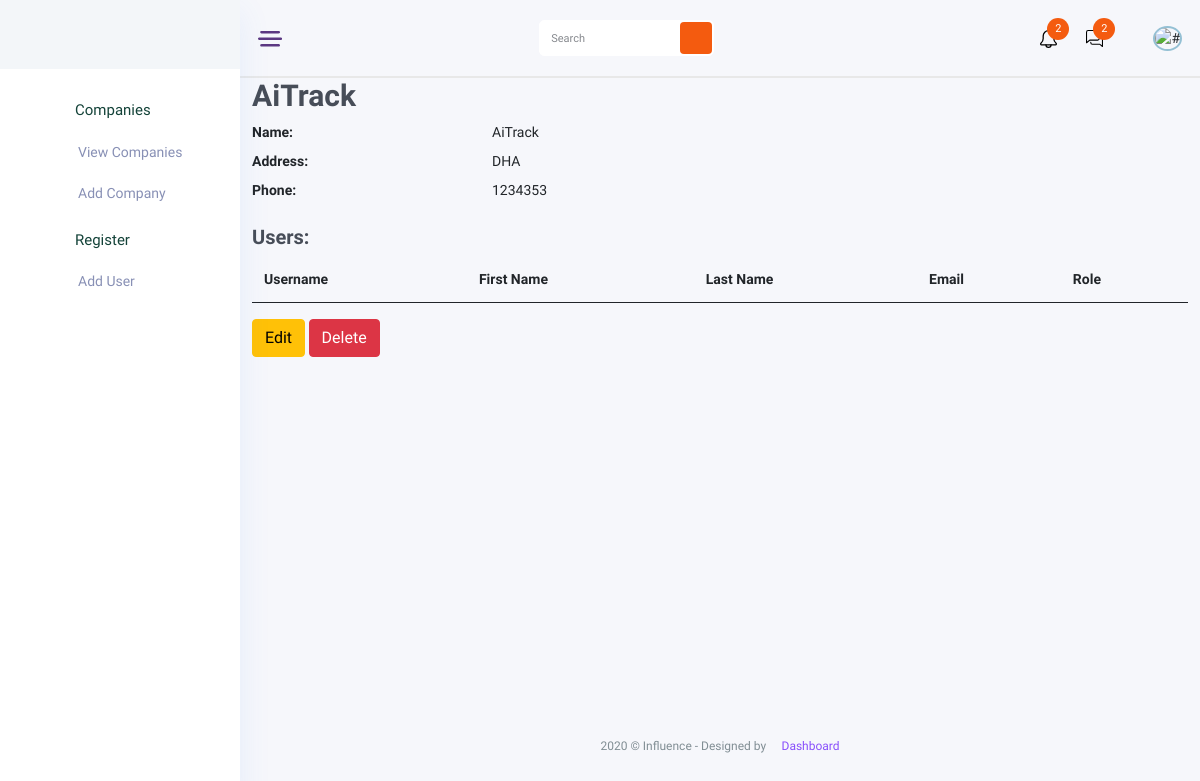
The app's page /companies/1/ (signed in), older data.
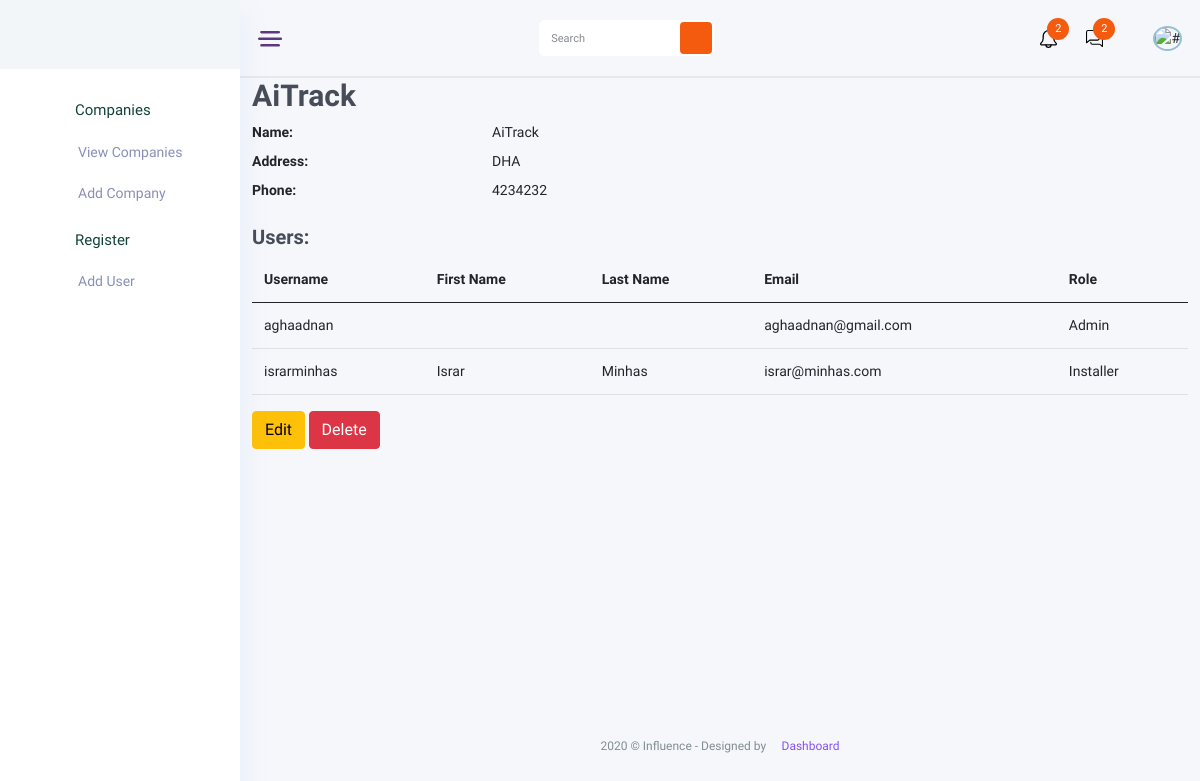
The same page, newer data.
### companies/models.py (models this page shows, shortened)
class Company(models.Model):
    name = models.CharField(max_length=255)
    address = models.CharField(max_length=255)
    phone = models.CharField(max_length=20)
    owner = models.ForeignKey(settings.AUTH_USER_MODEL, on_delete=models.CASCADE, related_name='owned_companies')

### accounts/models.py (models this page shows)
class UserProfile(AbstractUser):
    is_manager  = models.BooleanField(default=False)
    is_admin    = models.BooleanField(default=False)
    is_installer = models.BooleanField(default=False)
    is_agent = models.BooleanField(default=False)
    company = models.ForeignKey(Company, on_delete=models.CASCADE, null=True, related_name='owned_companies')

### companies/views.py (the view)
# urls.py: path('<int:pk>/', views.company_detail, name='company_detail'),
@login_required
def company_detail(request, pk):
    company = get_object_or_404(Company, pk=pk, owner=request.user)
    users = UserProfile.objects.filter(company=company)
    return render(request, 'companies/company_detail.html', {'company': company, 'users': users})

### companies/templates/companies/company_detail.html (shortened to what this page needs)
{% extends 'base.html' %}
{% block content %}
<div class="container">
  <div class="row">
    <div class="col-md-12">
      <h2>{{ company.name }}</h2>
      <dl class="row">
        <dt class="col-sm-3">Name:</dt>
        <dd class="col-sm-9">{{ company.name }}</dd>
        <dt class="col-sm-3">Address:</dt>
        <dd class="col-sm-9">{{ company.address }}</dd>
        <dt class="col-sm-3">Phone:</dt>
        <dd class="col-sm-9">{{ company.phone }}</dd>
      </dl>
      <h4>Users:</h4>
      <table class="table">
        <thead>
          <tr>
            <th>Username</th>
            <th>First Name</th>
            <th>Last Name</th>
            <th>Email</th>
            <th>Role</th>
          </tr>
        </thead>
        <tbody>
          {% for user in users %}
          <tr>
            <td>{{ user.username }}</td>
            <td>{{ user.first_name }}</td>
            <td>{{ user.last_name }}</td>
            <td>{{ user.email }}</td>
            <td>
              {% if user.is_manager %}
              Manager
              {% elif user.is_admin %}
              Admin
              {% elif user.is_installer %}
              Installer
              {% elif user.is_agent %}
              Agent
              {% endif %}
            </td>
          </tr>
          {% endfor %}
        </tbody>
      </table>
      <a href="{% url 'home:company_update' company.id %}" class="btn btn-warning">Edit</a>
      <form action="{% url 'home:company_delete' company.id %}" method="POST" style="display: inline;">
        <button type="submit" class="btn btn-danger">Delete</button>
      </form>
    </div>
  </div>
</div>
{% endblock %}

Row changes from the older to the newer data that the page shows:
changed Company "AiTrack": phone "1234353" → "4234232"
now on this page (row edited): UserProfile: username "aghaadnan", email "aghaadnan@gmail.com", is_manager "Admin"
now on this page (row edited): UserProfile: username "israrminhas", first_name "Israr", last_name "Minhas", email "israr@minhas.com", is_manager "Installer"
